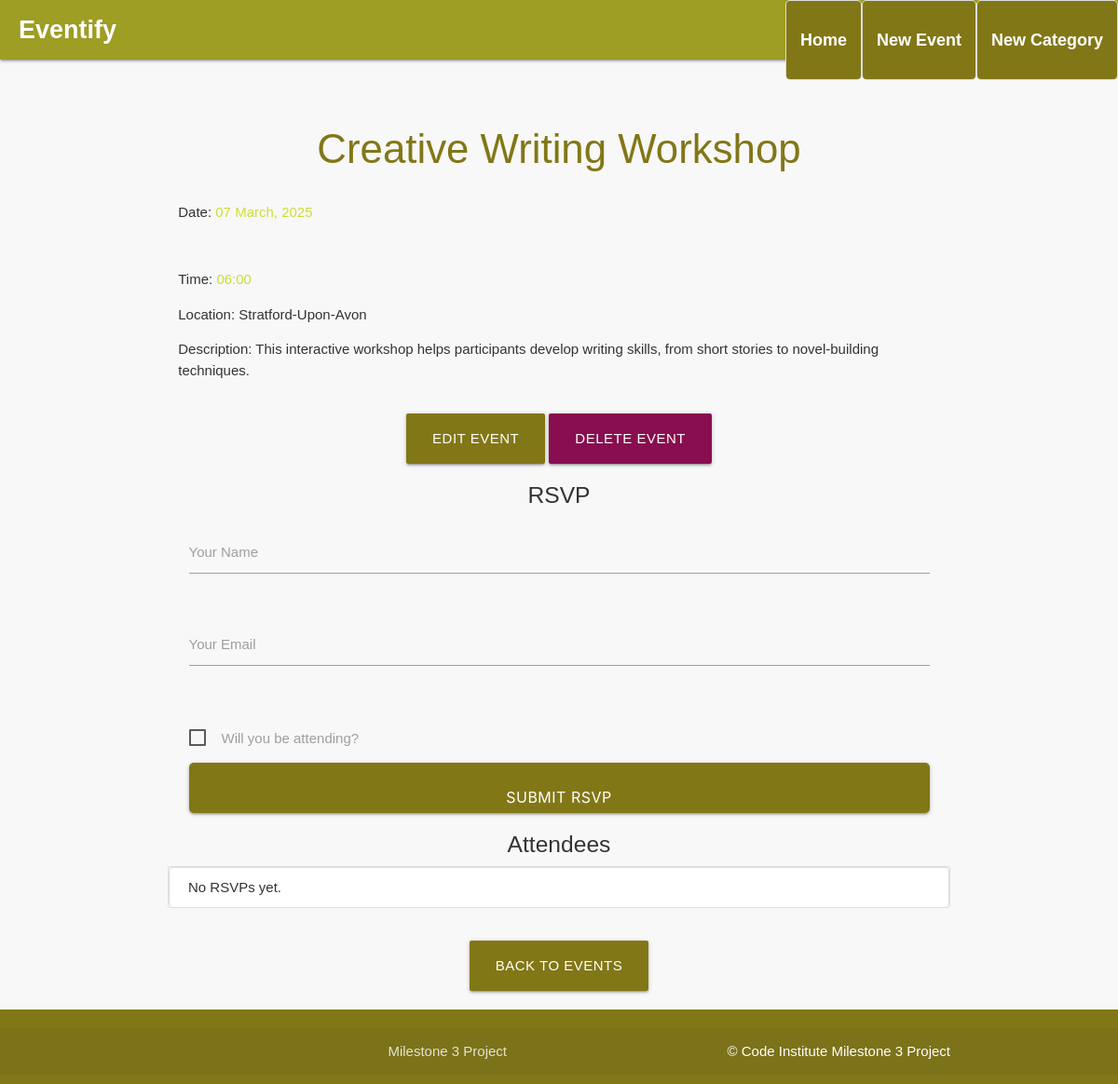
/event/2, run on an earlier commit of the app's database.
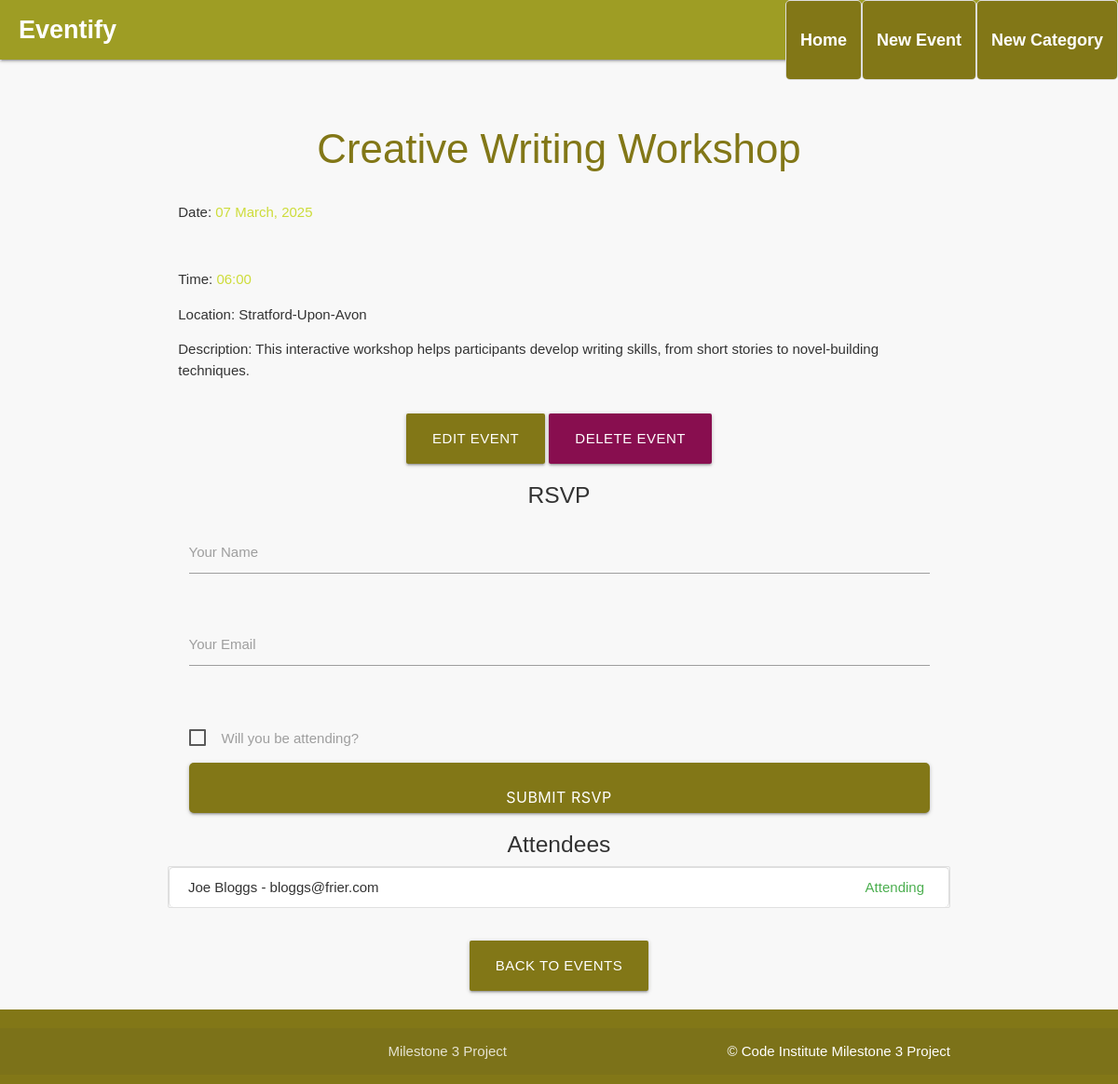
And on a later commit of the database.
### eventify/models.py (models this page shows, shortened)
class Event(db.Model):
    id = db.Column(db.Integer, primary_key=True)
    title = db.Column(db.String(100), unique=True, nullable=False)
    description = db.Column(db.Text, nullable=False)
    date = db.Column(db.DateTime, nullable=False)
    time = db.Column(db.String(8), nullable=False)
    location = db.Column(db.String(200), nullable=False)
    created_at = db.Column(db.DateTime, default=db.func.now(), nullable=False)
    featured = db.Column(db.Boolean, default=False)
    category_id = db.Column(db.Integer, db.ForeignKey('category.id'), nullable=True)
    image_file = db.Column(db.String(120), nullable=True)  # Ensure this line is included

class RSVP(db.Model):
    id = db.Column(db.Integer, primary_key=True)
    event_id = db.Column(db.Integer, db.ForeignKey('event.id'), nullable=False)
    name = db.Column(db.String(100), nullable=False)
    email = db.Column(db.String(100), nullable=False)
    attending = db.Column(db.Boolean, default=False)
    event = db.relationship('Event', backref='rsvps')

### eventify/routes.py (the view, shortened to what this page needs)
@app.route("/event/<int:event_id>", methods=["GET", "POST"])
def event_detail(event_id):
    event = Event.query.get_or_404(event_id)
    rsvps = RSVP.query.filter_by(event_id=event_id).all()  # Fetch RSVPs for this event
    return render_template("event_detail.html", event=event, rsvps=rsvps)

### eventify/templates/event_detail.html (shortened to what this page needs)
{% extends "base.html" %}
{% block content %}
    <h3 class="center-align lime-text text-darken-4">{{ event.title }}</h3>
    <div class="row">
        <div class="col s12">
            <p><strong>Date:</strong> <span class="lime-text">{{ event.date.strftime('%d %B, %Y') }}</span></p>
        </div>
    </div>
    <div class="row">
        <div class="col s12">
            <p><strong>Time:</strong> <span class="lime-text">{{ event.date.strftime('%H:%M') }}</span></p>
            <p><strong>Location:</strong> {{ event.location }}</p>
            <p><strong>Description:</strong> {{ event.description }}</p>
        </div>
    </div>
    <div class="center-align">
        <a href="{{ url_for('edit_event', event_id=event.id) }}" class="btn-large lime darken-4">
            Edit Event
        </a>
        <a href="{{ url_for('delete_event', event_id=event.id) }}" class="btn-large pink darken-4" onclick="return confirm('Are you sure you want to delete this event?');">
            Delete Event
        </a>
    </div>
    <div class="row">
        <form method="POST" action="{{ url_for('rsvp', event_id=event.id) }}" class="col s12">
            <h5 class="center-align">RSVP</h5>
            <div class="input-field col s12">
                <input type="text" name="name" id="name" value="{{ request.form.name or '' }}" required>
                <label for="name">Your Name</label>
            </div>
            <div class="input-field col s12">
                <input type="email" name="email" id="email" value="{{ request.form.email or '' }}" required>
                <label for="email">Your Email</label>
            </div>
            <div class="input-field col s12">
                <label>
                    <span>Will you be attending?</span>
                </label>
            </div>
            <div class="col s12 center-align">
                <button type="submit" class="btn-large lime darken-4">Submit RSVP</button>
            </div>
        </form>
    </div>
    <div class="row">
        <h5 class="center-align">Attendees</h5>
        <ul class="collection">
            {% for rsvp in rsvps %}
                <li class="collection-item">
                    <strong>{{ rsvp.name }}</strong> - {{ rsvp.email }}
                    {% if rsvp.attending %}
                        <span class="badge green-text">Attending</span>
                    {% else %}
                        <span class="badge red-text">Not Attending</span>
                    {% endif %}
                </li>
            {% else %}
                <li class="collection-item">No RSVPs yet.</li>
            {% endfor %}
        </ul>
    </div>
    <div class="center-align" style="margin-top: 20px; margin-bottom: 20px;">
        <a href="{{ url_for('home') }}" class="btn-large lime darken-4">Back to Events</a>
    </div>
{% endblock %}

### eventify/templates/base.html (shortened to what this page needs)
<!DOCTYPE html>
<html lang="en">
<head>
    <link rel="stylesheet" href="https://cdnjs.cloudflare.com/ajax/libs/font-awesome/5.15.3/css/all.min.css"
>
    <link rel="stylesheet" href="https://cdnjs.cloudflare.com/ajax/libs/materialize/1.0.0/css/materialize.min.css"
        type="text/css">
    <link href="https://cdn.jsdelivr.net/npm/fullcalendar@5.10.1/main.min.css" rel="stylesheet">
    <link rel="stylesheet" href="{{ url_for('static', filename='css/style.css') }}" type="text/css">
</head>
<body>
    <header>
        <nav class="lime darken-3">
            <div class="nav-wrapper">
                <a href="{{ url_for('home') }}" class="brand-logo white-text">Eventify</a>
                <ul class="right hide-on-med-and-down">
                    <li><a href="{{ url_for('home') }}" class="white-text nav-link-custom">Home</a></li>
                    <li><a href="{{ url_for('add_event') }}" class="white-text nav-link-custom">New Event</a></li>
                    <li><a href="{{ url_for('add_category') }}" class="white-text nav-link-custom">New Category</a></li>
    </header>
    <main class="container">
        {% block content %}
        {% endblock %}
    </main>
    <footer class="page-footer lime darken-4">
        <div class="footer-copyright">
            <div class="container">
                Milestone 3 Project
                <a class="white-text right" href="https://codeinstitute.net" target="_blank">&copy; Code Institute Milestone 3 Project</a>
            </div>
        </div>
    </footer>
</body>
</html>

### eventify/static/css/style.css (style rules this page uses)
body { display: flex; min-height: 100vh; flex-direction: column; font-family: Arial, sans-serif; background-color: #f8f8f8; color: #333; }
main { flex: 1 0 auto; }
a { color: #827717; text-decoration: none; }
nav ul li a { color: white; font-weight: bold; }
nav .brand-logo { font-size: 1.8rem; font-weight: bold; padding-left: 20px; }
footer { background-color: #827717; padding: 10px 0; color: white; text-align: center; }
main.container { margin-top: 20px; }
ul { list-style-type: none; padding: 0; }
ul li { background-color: #fff; border: 1px solid #ddd; padding: 10px; margin-bottom: 10px; border-radius: 5px; }
ul li a { font-size: 1.2rem; font-weight: bold; }
input[type="text"], input[type="datetime-local"], textarea { width: 100%; padding: 10px; margin-bottom: 10px; border-radius: 4px; border: 1px solid #ccc; }
button { background-color: #827717; color: white; border: none; padding: 10px 15px; border-radius: 4px; cursor: pointer; }
.nav-link-custom { background-color: #827717; padding: 10px 15px; border-radius: 4px; transition: background-color 0.3s ease; }
.input-field { margin-bottom: 30px; }
.input-field label { margin-bottom: 5px; }
.center-align { margin-top: 20px; }
button[type="submit"] { width: 100%; padding: 10px; background-color: #388e3c; color: white; border: none; border-radius: 5px; cursor: pointer; font-size: 16px; }

What changed in the data, as far as the page shows it:
added RSVP: name "Joe Bloggs", email "bloggs@frier.com", attending "Attending"
Also different on the page:
text no longer shown: "No RSVPs yet."
